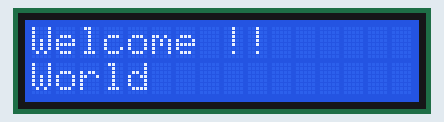
Bench run of a sketch on a simulated Arduino Uno, built with avr-gcc and run on an emulated ATmega328P. Shown: 16×2 character LCD.

Above: at 0.1 s.
At 0.8 s:
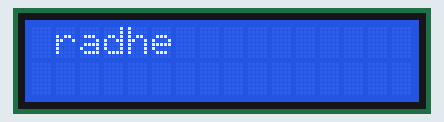
At 1.28 s:
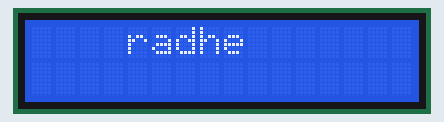
At 1.76 s:
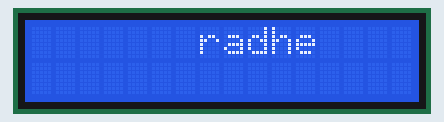
At 2.55 s:
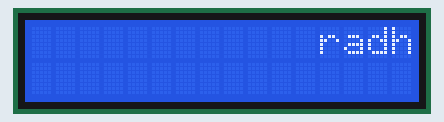
At 3.5 s:
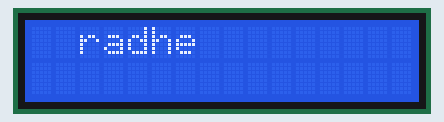

The sketch:

Training_class_6__lcd_use_.ino
```cpp
#include<LiquidCrystal.h>
LiquidCrystal lcd(2, 3, 4, 5, 6, 7);  //rs,en,d4,d5,d6,d7
void setup() {
  lcd.begin(16, 2);  //this function initialize lcd ,  (16,2)-> is size
  lcd.print("Welcome !!");
  lcd.setCursor(0,1);  //it is use to change the printing location.
  lcd.print("World");
  delay(500);
  lcd.clear();     //clear the data of lcd.
}
void loop() {
  int j,i,k;
  for(j =0; j<=15; j++){
    for(i=0; i<=2;i++ ){
    lcd.setCursor(j,0);   //(col,row)
    lcd.print("radhe");
    delay(50);
    lcd.clear();
    }
}
}


/*int j,i,k;  //col,row
 for( j = 0, k = 15; j <= 11, k >=0; j++, k--){
   for( i = 0; i < 1; i++ ){
     lcd.setCursor(j,i);   //(col,row)
     lcd.print("radhe");
     }

   for(i=1; i<2;i++ ){
     lcd.setCursor(k,i);   //(col,row)
     lcd.print("shyama");

   }
    delay(200);
     lcd.clear();
}*/

 /*for(j =0; j<=11; j++){
    for(i=0; i<=2;i++ ){
    lcd.setCursor(j,0);   //(col,row)
    lcd.print("radhe");
    delay(50);
    lcd.clear();
    }
}
   for(j =11; j>=0; j--){
    for(i=1; i<=2;i++ ){
    lcd.setCursor(j,0);   //(col,row)
    lcd.print("radhe");
    delay(50);
    lcd.clear();
    }
}*/

/* for(j =0; j<=15; j++){
    for(i=0; i<=2;i++ ){
    lcd.setCursor(j,0);   //(col,row)
    lcd.print("radhe");
    lcd.setCursor(j,1);   //(col,row)
    lcd.print("radhe");
    delay(50);
    lcd.clear();
    }
}*/
```

Measured:
- by itself, everything shown: repeats every 2.5 s, in 16 steps
